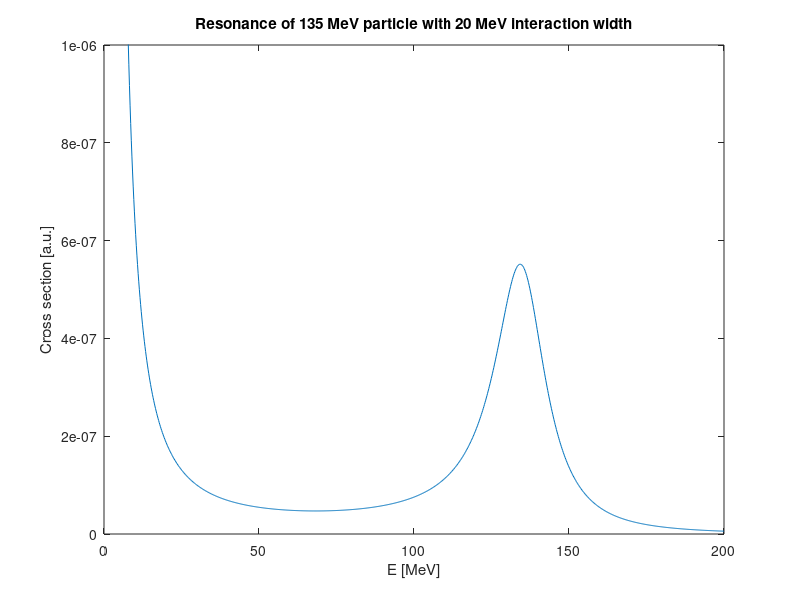

This chart was generated by the following MATLAB code:
fun_resonance = @(E, m, IW ) 1./(E.^2 .* ((E - m).^2 + IW.^2./4 ));  
m = 135;
IW = 20;
E = linspace(1e-3,200,1000);
CS = fun_resonance(E, m, IW);
plot(E, CS);

xlabel("E [MeV]");
ylabel ("Cross section [a.u.]");
ylim([0 0.000001]);
title(["Resonance of " num2str(m) " MeV particle with " num2str(IW) " MeV interaction width" ]);
